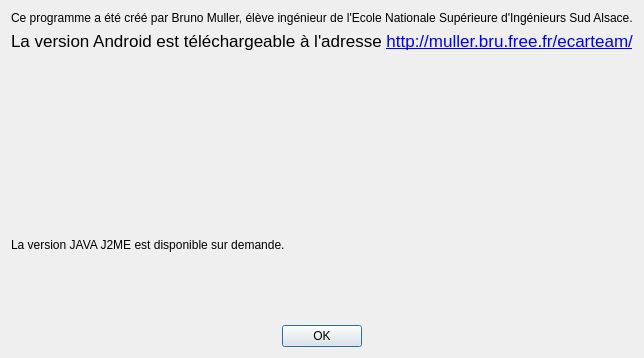
<?xml version="1.0" encoding="UTF-8"?>
<ui version="4.0">
 <class>Infos</class>
 <widget class="QDialog" name="Infos">
  <property name="geometry">
   <rect>
    <x>0</x>
    <y>0</y>
    <width>590</width>
    <height>358</height>
   </rect>
  </property>
  <property name="windowTitle">
   <string>TouchCar - Infos</string>
  </property>
  <layout class="QVBoxLayout" name="verticalLayout">
   <item>
    <widget class="QLabel" name="label">
     <property name="text">
      <string>Ce programme a été créé par Bruno Muller, élève ingénieur de l'Ecole Nationale Supérieure d'Ingénieurs Sud Alsace.</string>
     </property>
     <property name="wordWrap">
      <bool>true</bool>
     </property>
    </widget>
   </item>
   <item>
    <widget class="QLabel" name="label_2">
     <property name="text">
      <string>&lt;!DOCTYPE HTML PUBLIC &quot;-//W3C//DTD HTML 4.0//EN&quot; &quot;http://www.w3.org/TR/REC-html40/strict.dtd&quot;&gt;
&lt;html&gt;&lt;head&gt;&lt;meta name=&quot;qrichtext&quot; content=&quot;1&quot; /&gt;&lt;style type=&quot;text/css&quot;&gt;
p, li { white-space: pre-wrap; }
&lt;/style&gt;&lt;/head&gt;&lt;body style=&quot; font-family:'Lucida Grande'; font-size:13pt; font-weight:400; font-style:normal;&quot;&gt;
&lt;p style=&quot; margin-top:0px; margin-bottom:0px; margin-left:0px; margin-right:0px; -qt-block-indent:0; text-indent:0px;&quot;&gt;La version Android est téléchargeable à l'adresse &lt;a href=&quot;http://muller.bru.free.fr/ecarteam/&quot;&gt;&lt;span style=&quot; text-decoration: underline; color:#0000ff;&quot;&gt;http://muller.bru.free.fr/ecarteam/&lt;/span&gt;&lt;/a&gt;&lt;/p&gt;&lt;/body&gt;&lt;/html&gt;</string>
     </property>
     <property name="textFormat">
      <enum>Qt::AutoText</enum>
     </property>
     <property name="scaledContents">
      <bool>false</bool>
     </property>
     <property name="wordWrap">
      <bool>false</bool>
     </property>
    </widget>
   </item>
   <item>
    <layout class="QHBoxLayout" name="horizontalLayout">
     <property name="leftMargin">
      <number>0</number>
     </property>
     <property name="topMargin">
      <number>0</number>
     </property>
     <item>
      <widget class="QLabel" name="label_4">
       <property name="sizePolicy">
        <sizepolicy hsizetype="Fixed" vsizetype="Fixed">
         <horstretch>0</horstretch>
         <verstretch>0</verstretch>
        </sizepolicy>
       </property>
       <property name="minimumSize">
        <size>
         <width>175</width>
         <height>175</height>
        </size>
       </property>
       <property name="maximumSize">
        <size>
         <width>175</width>
         <height>175</height>
        </size>
       </property>
       <property name="text">
        <string/>
       </property>
       <property name="pixmap">
        <pixmap resource="ressources.qrc">:/others/qrcode</pixmap>
       </property>
      </widget>
     </item>
    </layout>
   </item>
   <item>
    <widget class="QLabel" name="label_3">
     <property name="text">
      <string>La version JAVA J2ME est disponible sur demande.</string>
     </property>
     <property name="textFormat">
      <enum>Qt::AutoText</enum>
     </property>
     <property name="scaledContents">
      <bool>false</bool>
     </property>
    </widget>
   </item>
   <item>
    <spacer name="verticalSpacer">
     <property name="orientation">
      <enum>Qt::Vertical</enum>
     </property>
     <property name="sizeHint" stdset="0">
      <size>
       <width>20</width>
       <height>40</height>
      </size>
     </property>
    </spacer>
   </item>
   <item>
    <widget class="QDialogButtonBox" name="buttonBox">
     <property name="orientation">
      <enum>Qt::Horizontal</enum>
     </property>
     <property name="standardButtons">
      <set>QDialogButtonBox::Ok</set>
     </property>
     <property name="centerButtons">
      <bool>true</bool>
     </property>
    </widget>
   </item>
  </layout>
 </widget>
 <resources>
  <include location="ressources.qrc"/>
 </resources>
 <connections>
  <connection>
   <sender>buttonBox</sender>
   <signal>accepted()</signal>
   <receiver>Infos</receiver>
   <slot>accept()</slot>
   <hints>
    <hint type="sourcelabel">
     <x>248</x>
     <y>254</y>
    </hint>
    <hint type="destinationlabel">
     <x>157</x>
     <y>274</y>
    </hint>
   </hints>
  </connection>
  <connection>
   <sender>buttonBox</sender>
   <signal>rejected()</signal>
   <receiver>Infos</receiver>
   <slot>reject()</slot>
   <hints>
    <hint type="sourcelabel">
     <x>316</x>
     <y>260</y>
    </hint>
    <hint type="destinationlabel">
     <x>286</x>
     <y>274</y>
    </hint>
   </hints>
  </connection>
 </connections>
</ui>
